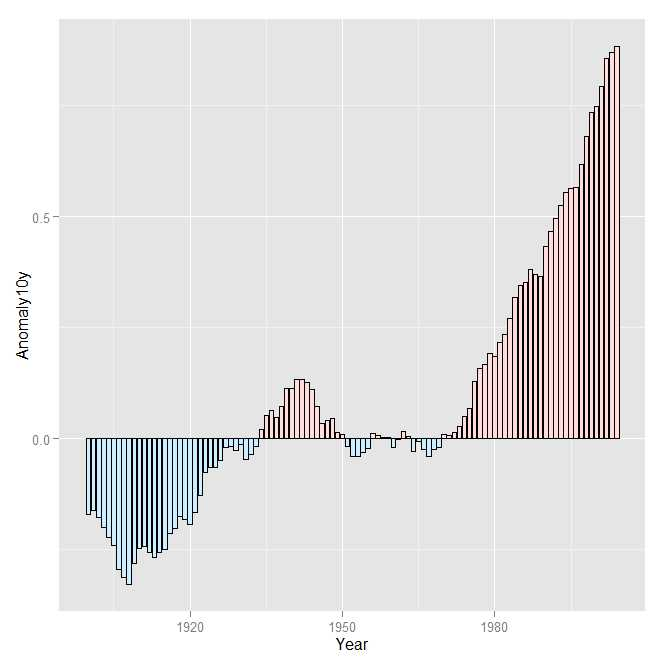

Write the R code that produced this figure.
library(ggplot2)
library(gcookbook)
csub <- subset(climate,Source=="Berkeley"&Year>=1900)
csub$pos<-csub$Anomaly10y>0
csub
ggplot(csub,aes(x=Year,y=Anomaly10y,fill=pos))+geom_bar(stat="identity",position="identity",colour="black",size=0.25)+scale_fill_manual(values=c("#cceeff","#ffdddd"),guide=FALSE)
